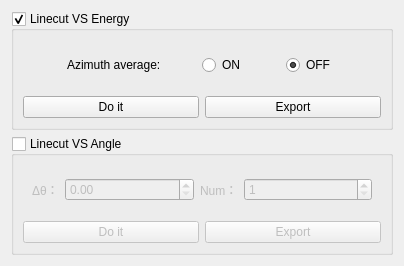
<?xml version="1.0" encoding="UTF-8"?>
<ui version="4.0">
 <class>AdvancedLinecut</class>
 <widget class="QWidget" name="AdvancedLinecut">
  <property name="geometry">
   <rect>
    <x>0</x>
    <y>0</y>
    <width>404</width>
    <height>266</height>
   </rect>
  </property>
  <property name="windowTitle">
   <string>Advanced Linecut</string>
  </property>
  <property name="windowIcon">
   <iconset resource="logo.qrc">
    <normaloff>:/menuIcon/data/shark_and_lollipop_1.png</normaloff>:/menuIcon/data/shark_and_lollipop_1.png</iconset>
  </property>
  <layout class="QGridLayout" name="gridLayout_6">
   <item row="0" column="0">
    <widget class="QGroupBox" name="groupBox_energy">
     <property name="title">
      <string>Linecut VS Energy</string>
     </property>
     <property name="checkable">
      <bool>true</bool>
     </property>
     <property name="checked">
      <bool>true</bool>
     </property>
     <layout class="QGridLayout" name="gridLayout_2">
      <item row="0" column="0" colspan="2">
       <widget class="QWidget" name="widget" native="true">
        <layout class="QGridLayout" name="gridLayout">
         <item row="0" column="0">
          <widget class="QLabel" name="label">
           <property name="sizePolicy">
            <sizepolicy hsizetype="Maximum" vsizetype="Preferred">
             <horstretch>0</horstretch>
             <verstretch>0</verstretch>
            </sizepolicy>
           </property>
           <property name="text">
            <string>Azimuth average:</string>
           </property>
          </widget>
         </item>
         <item row="0" column="1">
          <widget class="QRadioButton" name="radioButton_ON">
           <property name="sizePolicy">
            <sizepolicy hsizetype="Maximum" vsizetype="Fixed">
             <horstretch>0</horstretch>
             <verstretch>0</verstretch>
            </sizepolicy>
           </property>
           <property name="text">
            <string>ON</string>
           </property>
          </widget>
         </item>
         <item row="0" column="2">
          <widget class="QRadioButton" name="radioButton_OFF">
           <property name="sizePolicy">
            <sizepolicy hsizetype="Maximum" vsizetype="Fixed">
             <horstretch>0</horstretch>
             <verstretch>0</verstretch>
            </sizepolicy>
           </property>
           <property name="text">
            <string>OFF</string>
           </property>
           <property name="checked">
            <bool>true</bool>
           </property>
          </widget>
         </item>
        </layout>
       </widget>
      </item>
      <item row="1" column="0">
       <widget class="QPushButton" name="pushButton_do_energy">
        <property name="text">
         <string>Do it</string>
        </property>
       </widget>
      </item>
      <item row="1" column="1">
       <widget class="QPushButton" name="pushButton_export_energy">
        <property name="text">
         <string>Export</string>
        </property>
       </widget>
      </item>
     </layout>
    </widget>
   </item>
   <item row="1" column="0">
    <widget class="QGroupBox" name="groupBox_angle">
     <property name="title">
      <string>Linecut VS Angle</string>
     </property>
     <property name="checkable">
      <bool>true</bool>
     </property>
     <property name="checked">
      <bool>false</bool>
     </property>
     <layout class="QGridLayout" name="gridLayout_5">
      <item row="0" column="0" colspan="2">
       <widget class="QWidget" name="widget_2" native="true">
        <layout class="QGridLayout" name="gridLayout_3">
         <item row="0" column="0">
          <widget class="QLabel" name="label_2">
           <property name="sizePolicy">
            <sizepolicy hsizetype="Maximum" vsizetype="Preferred">
             <horstretch>0</horstretch>
             <verstretch>0</verstretch>
            </sizepolicy>
           </property>
           <property name="text">
            <string>Δθ：</string>
           </property>
          </widget>
         </item>
         <item row="0" column="1">
          <widget class="QDoubleSpinBox" name="spinBox_delta">
           <property name="sizePolicy">
            <sizepolicy hsizetype="Preferred" vsizetype="Fixed">
             <horstretch>0</horstretch>
             <verstretch>0</verstretch>
            </sizepolicy>
           </property>
          </widget>
         </item>
         <item row="0" column="2">
          <widget class="QLabel" name="label_5">
           <property name="sizePolicy">
            <sizepolicy hsizetype="Maximum" vsizetype="Preferred">
             <horstretch>0</horstretch>
             <verstretch>0</verstretch>
            </sizepolicy>
           </property>
           <property name="text">
            <string>Num：</string>
           </property>
          </widget>
         </item>
         <item row="0" column="3">
          <widget class="QSpinBox" name="spinBox_num">
           <property name="sizePolicy">
            <sizepolicy hsizetype="Preferred" vsizetype="Fixed">
             <horstretch>0</horstretch>
             <verstretch>0</verstretch>
            </sizepolicy>
           </property>
           <property name="minimum">
            <number>1</number>
           </property>
           <property name="maximum">
            <number>360</number>
           </property>
          </widget>
         </item>
        </layout>
       </widget>
      </item>
      <item row="1" column="0">
       <widget class="QPushButton" name="pushButton_do_angle">
        <property name="text">
         <string>Do it</string>
        </property>
       </widget>
      </item>
      <item row="1" column="1">
       <widget class="QPushButton" name="pushButton_export_angle">
        <property name="text">
         <string>Export</string>
        </property>
       </widget>
      </item>
     </layout>
    </widget>
   </item>
  </layout>
 </widget>
 <resources>
  <include location="logo.qrc"/>
 </resources>
 <connections/>
</ui>
